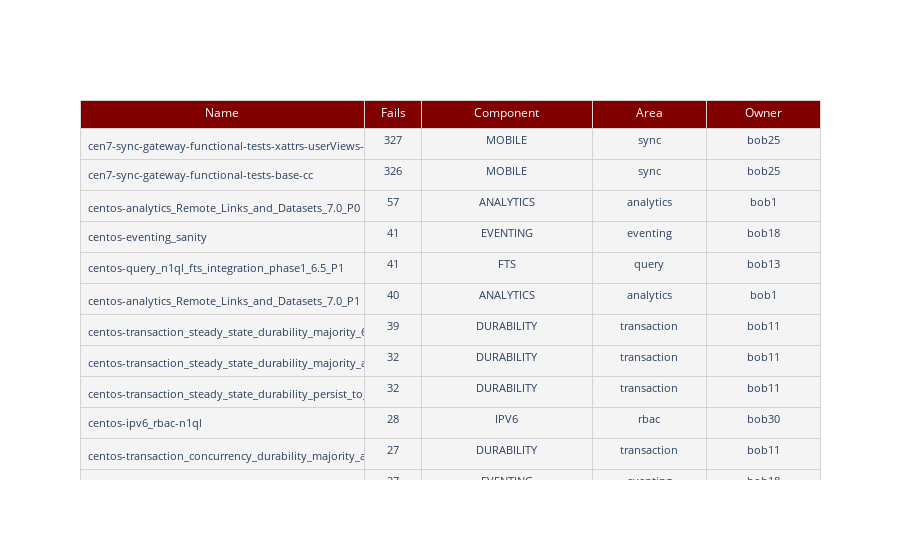

The code cell stored with this chart in its notebook:
### Code cell
#top 25 failures

top_25_query = 'select url || to_string(build_id) as `joburl`,name,failCount,component,SPLIT(REPLACE(REPLACE(REPLACE(SPLIT(name,"-")[1], "os_certify_ce_", ""), "ipv6_", ""), "os_certify_", ""), "_")[0] as area,result from server where `build`=$version and lower(os)="centos" order by failCount desc limit 25'
top_25_failures = run_query(query=top_25_query, param={'$version': f'"{release}-{current_build}"'})

data_top_t25 = pd.DataFrame(top_25_failures['results'])

owners_data = []
for area in data_top_t25.area:
    owners_data.append(owners[f'{area}'])

        
def make_clickable(url, name):
    return '<a href="{}"target="_blank">{}</a>'.format(url,name)

data_top_t25['job'] = data_top_t25.apply(lambda x: make_clickable(x['joburl'], x['name']), axis=1)
data_top_t25 = data_top_t25.drop('joburl', axis=1)


table_t25_failures = go.Figure(data=[go.Table(
    columnwidth=(0.5, 0.10, 0.3, 0.2, 0.2),
    header = dict(values = ["Name", "Fails", "Component", "Area", "Owner"], fill_color = 'maroon', font=dict(color='white'), line_color='lightgray'),
    cells = dict(values = [data_top_t25.job, data_top_t25.failCount, data_top_t25.component, data_top_t25.area, owners_data], align=['left', 'center', 'center', 'center', 'center'], line_color='lightgray', fill_color='#F4F4F4', font=dict(size=11))
)])

table_t25_failures.update_layout(height=1000)

table_t25_failures.show()

### Figure 1 — Plotly figure (JSON) as saved in the notebook; plotly's stock layout.template omitted (floating-point values rounded to 4 significant figures)
{"data": [{"cells": {"align": ["left", "center", "center", "center", "center"], "fill": {"color": "#F4F4F4"}, "font": {"size": 11}, "line": {"color": "lightgray"}, "values": [["<a href=\"http://uberjenkins.sc.couchbase.com:8080/job/cen7-sync-gateway-functional-tests-xattrs-userViews-ServerSsl/371\"target=\"_blank\">cen7-sync-gateway-functional-tests-xattrs-userViews-ServerSsl</a>", "<a href=\"http://uberjenkins.sc.couchbase.com:8080/job/cen7-sync-gateway-functional-tests-base-cc/3107\"target=\"_blank\">cen7-sync-gateway-functional-tests-base-cc</a>", "<a href=\"http://qa.sc.couchbase.com/job/test_suite_executor-TAF/127045\"target=\"_blank\">centos-analytics_Remote_Links_and_Datasets_7.0_P0</a>", "<a href=\"http://qa.sc.couchbase.com/job/test_suite_executor/363846\"target=\"_blank\">centos-eventing_sanity</a>", "<a href=\"http://qa.sc.couchbase.com/job/test_suite_executor/363693\"target=\"_blank\">centos-query_n1ql_fts_integration_phase1_6.5_P1</a>", "<a href=\"http://qa.sc.couchbase.com/job/test_suite_executor-TAF/126942\"target=\"_blank\">centos-analytics_Remote_Links_and_Datasets_7.0_P1</a>", "<a href=\"http://qa.sc.couchbase.com/job/test_suite_executor-TAF/126604\"target=\"_blank\">centos-transaction_steady_state_durability_majority_6.5_P0</a>", "<a href=\"http://qa.sc.couchbase.com/job/test_suite_executor-TAF/127098\"target=\"_blank\">centos-transaction_steady_state_durability_majority_and_persist_on_master_6.5_P0</a>", "<a href=\"http://qa.sc.couchbase.com/job/test_suite_executor-TAF/127087\"target=\"_blank\">centos-transaction_steady_state_durability_persist_to_majority_6.5_P0</a>", "<a href=\"http://qa.sc.couchbase.com/job/test_suite_executor/363564\"target=\"_blank\">centos-ipv6_rbac-n1ql</a>", "<a href=\"http://qa.sc.couchbase.com/job/test_suite_executor-TAF/127117\"target=\"_blank\">centos-transaction_concurrency_durability_majority_and_persist_on_master_6.5_P0_Set1</a>", "<a href=\"http://qa.sc.couchbase.com/job/test_suite_executor/365344\"target=\"_blank\">centos-eventing_settings</a>", "<a href=\"http://qa.sc.couchbase.com/job/test_suite_executor-TAF/127275\"target=\"_blank\">centos-transaction_concurrency_durability_persist_to_majority_6.5_P0_Set1</a>", "<a href=\"http://qa.sc.couchbase.com/job/test_suite_executor-TAF/127247\"target=\"_blank\">centos-transaction_concurrency_durability_majority_6.5_P0_Set1</a>", "<a href=\"http://qa.sc.couchbase.com/job/test_suite_executor/365421\"target=\"_blank\">centos-eventing_topology_bucket_op_with_timers</a>", "<a href=\"http://qa.sc.couchbase.com/job/test_suite_executor-TAF/126605\"target=\"_blank\">centos-transaction_multi_bucket_durability_majority_6.5_P0</a>", "<a href=\"http://qa.sc.couchbase.com/job/test_suite_executor-TAF/127298\"target=\"_blank\">centos-transaction_multi_bucket_durability_majority_6.5_P0_Set2</a>", "<a href=\"http://qa.sc.couchbase.com/job/test_suite_executor-TAF/127155\"target=\"_blank\">centos-transaction_multi_bucket_durability_majority_and_persist_on_master_6.5_P0</a>", "<a href=\"http://qa.sc.couchbase.com/job/test_suite_executor/364007\"target=\"_blank\">centos-fts_custom-map-n1ql-rqg-scorch_6.5_P1</a>", "<a href=\"http://qa.sc.couchbase.com/job/test_suite_executor-TAF/127301\"target=\"_blank\">centos-transaction_multi_bucket_durability_majority_defer_6.5_P0</a>", "<a href=\"http://qa.sc.couchbase.com/job/test_suite_executor/365382\"target=\"_blank\">centos-eventing_rebalance_collection_P1</a>", "<a href=\"http://qa.sc.couchbase.com/job/test_suite_executor-TAF/126966\"target=\"_blank\">centos-transaction_multi_bucket_durability_majority_defer_6.5_P0_Set1</a>", "<a href=\"http://qa.sc.couchbase.com/job/test_suite_executor-TAF/127092\"target=\"_blank\">centos-query_N1qltxn_ephemeral</a>", "<a href=\"http://qa.sc.couchbase.com/job/test_suite_executor-TAF/127306\"target=\"_blank\">centos-query_N1qltxn_services_P0</a>", "<a href=\"http://qa.sc.couchbase.com/job/test_suite_executor-TAF/126965\"target=\"_blank\">centos-transaction_multi_bucket_durability_majority_6.5_P0_Set1</a>"], [327, 326, 57, 41, 41, 40, 39, 32, 32, 28, 27, 27, 27, 27, 25, 25, 25, 25, 25, 25, 25, 24, 24, 24, 24], ["MOBILE", "MOBILE", "ANALYTICS", "EVENTING", "FTS", "ANALYTICS", "DURABILITY", "DURABILITY", "DURABILITY", "IPV6", "DURABILITY", "EVENTING", "DURABILITY", "DURABILITY", "EVENTING", "DURABILITY", "DURABILITY", "DURABILITY", "FTS", "DURABILITY", "EVENTING", "DURABILITY", "EPHEMERAL", "QUERY", "DURABILITY"], ["sync", "sync", "analytics", "eventing", "query", "analytics", "transaction", "transaction", "transaction", "rbac", "transaction", "eventing", "transaction", "transaction", "eventing", "transaction", "transaction", "transaction", "fts", "transaction", "eventing", "transaction", "query", "query", "transaction"], ["bob25", "bob25", "bob1", "bob18", "bob13", "bob1", "bob11", "bob11", "bob11", "bob30", "bob11", "bob18", "bob11", "bob11", "bob18", "bob11", "bob11", "bob11", "bob15", "bob11", "bob18", "bob11", "bob13", "bob13", "bob11"]]}, "columnwidth": [0.5, 0.1, 0.3, 0.2, 0.2], "header": {"fill": {"color": "maroon"}, "font": {"color": "white"}, "line": {"color": "lightgray"}, "values": ["Name", "Fails", "Component", "Area", "Owner"]}, "type": "table"}], "layout": {"autosize": true}}
